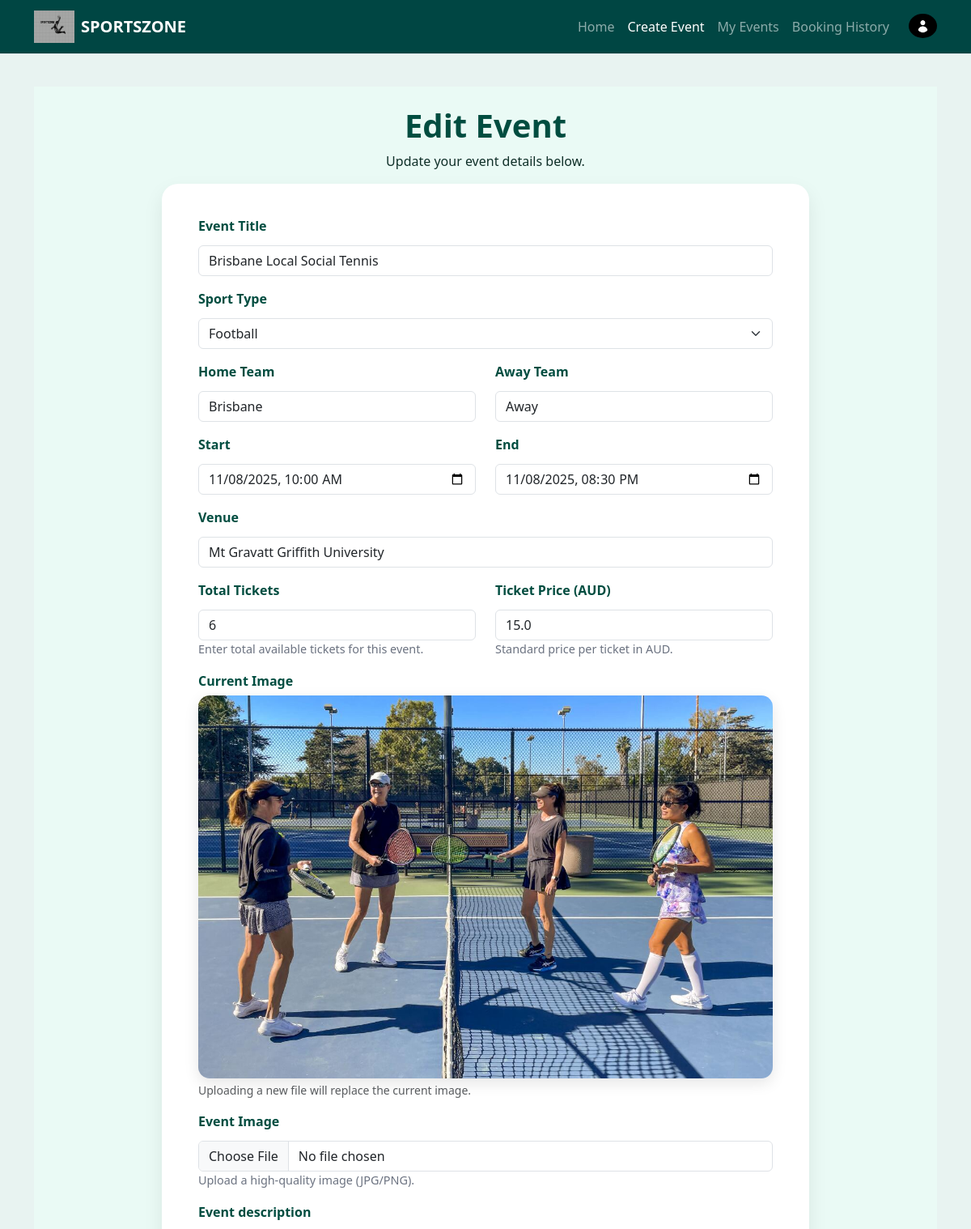
/create-event/3 (signed in, upper part), run on an earlier commit of the app's database.
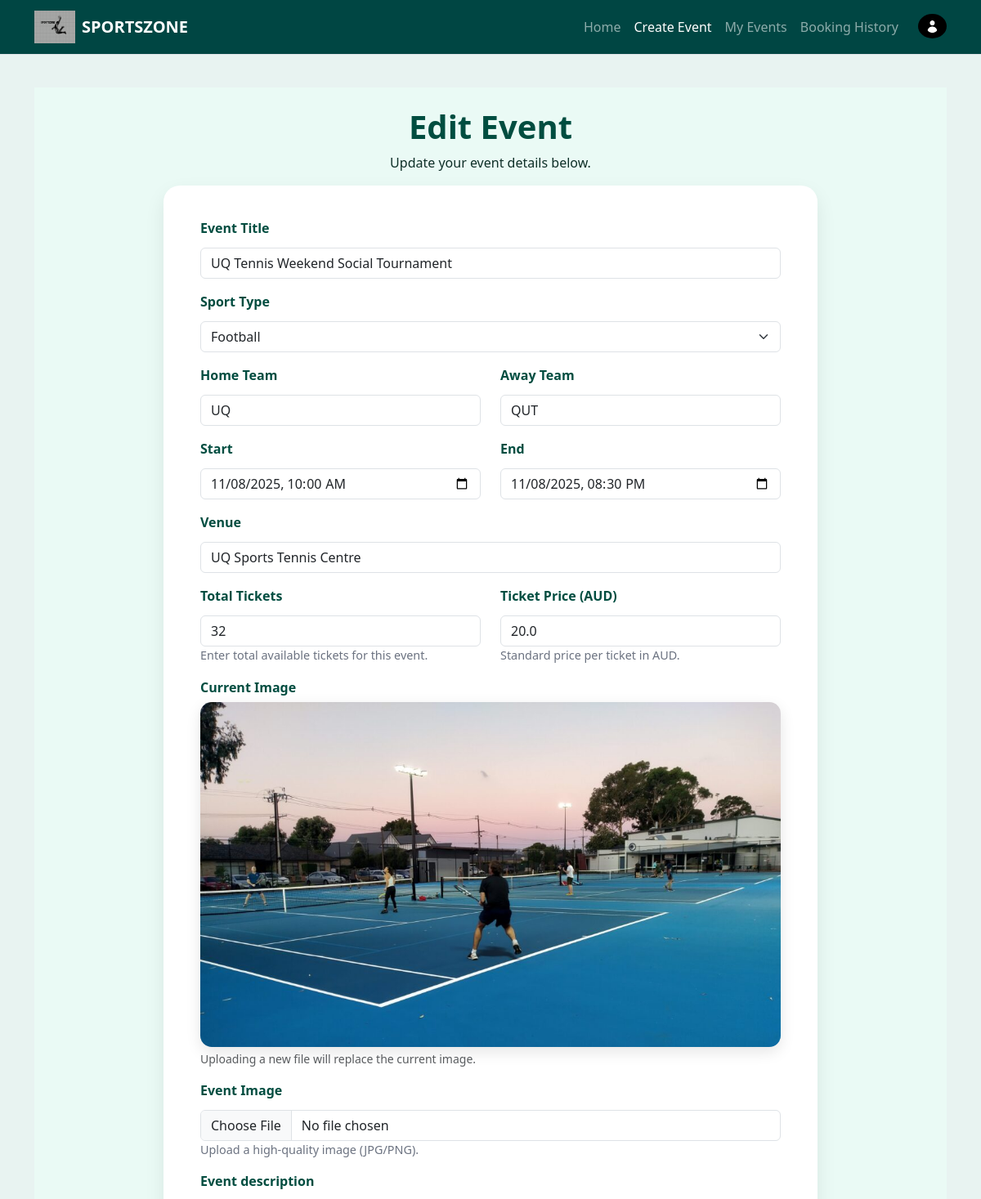
And on a later commit of the database.
### SportsZone/models.py (models this page shows, shortened)
class Event(db.Model):
    __tablename__ = "events"
    id = db.Column(db.Integer, primary_key=True)
    user_id = db.Column(db.Integer, db.ForeignKey("users.id"), nullable=False)  # creator/owner
    venue_id = db.Column(db.Integer, db.ForeignKey("venues.id"))
    sports_type = db.Column(db.String(64), index=True)  # Football, Basketball, etc.
    event_title = db.Column(db.String(256), nullable=False)
    home_team_name = db.Column(db.String(64))
    away_team_name = db.Column(db.String(64))
    event_image = db.Column(db.String(256))  # filename in /static/img
    description = db.Column(db.Text)
    start_datetime = db.Column(db.DateTime, default=datetime.utcnow, nullable=False)
    end_datetime = db.Column(db.DateTime)
    status = db.Column(db.String(32), index=True, default="Open", nullable=False)
    total_tickets = db.Column(db.Integer, default=120, nullable=False)
    tickets_sold = db.Column(db.Integer, default=0, nullable=False)
    ticket_price = db.Column(db.Float, default=0.0, nullable=False)
    comments = db.relationship(
        "Comment", backref="event", lazy=True, cascade="all, delete-orphan"
    )
    bookings = db.relationship(
        "Booking", backref="event", lazy=True, cascade="all, delete-orphan"
    )

### SportsZone/views.py (the view, shortened to what this page needs)
@main_bp.route("/create-event/", methods=["GET", "POST"])
@main_bp.route("/create-event/<int:event_id>", methods=["GET", "POST"])
@login_required
def create_event(event_id: int | None = None):
    event = None
    if event_id:
        event = Event.query.get_or_404(event_id)
        if event.user_id != current_user.id:
            flash("You can only edit events you created.", "danger")
            return redirect(url_for("main.my_events"))
    form = EventForm(obj=event) if event else EventForm()
    if event and request.method == "GET":
        form.venue.data = event.venue.venue_name if event.venue else ""
        form.home_team.data = event.home_team_name or ""
        form.away_team.data = event.away_team_name or ""
    page_title = "Edit Event" if event else "Create Event"
    return render_template("create_event.html", form=form, event=event, title=page_title)

### SportsZone/templates/create_event.html (shortened to what this page needs)
{% extends "base.html" %}
{% block body %}
{% macro field_row(field, type='text', placeholder='', rows=None, help_text=None, extra_class='') -%}
  {% set invalid = ' is-invalid' if field.errors else '' %}
  <div class="mb-3">
    <label class="form-label">{{ field.label }}</label>
    {% if rows %}
      {{ field(class="form-control" ~ invalid ~ " " ~ extra_class, rows=rows, placeholder=placeholder) }}
    {% elif field.type == 'SelectField' %}
      {{ field(class="form-select" ~ invalid ~ " " ~ extra_class) }}
    {% elif field.type == 'FileField' %}
      {{ field(class="form-control" ~ invalid ~ " " ~ extra_class) }}
    {% else %}
      {{ field(class="form-control" ~ invalid ~ " " ~ extra_class, placeholder=placeholder) }}
    {% endif %}
    {% if help_text %}
      <div class="help-text">{{ help_text }}</div>
    {% endif %}
  </div>
{%- endmacro %}
<div class="create-event-page py-4">
  <div class="content-wrap">
    <div class="page-header text-center mb-3">
      {% if event %}
        <h1>Edit Event</h1>
        <p>Update your event details below.</p>
      {% else %}
        <h1>Create Event</h1>
        <p>Fill out the details to publish your sports event on SportsZone.</p>
      {% endif %}
    </div>
    <div class="form-section">
      <form method="POST" enctype="multipart/form-data">
        {{ field_row(form.event_title, placeholder="e.g. Real Madrid vs Barcelona") }}
        {{ field_row(form.sport_type) }}
        <div class="row">
          <div class="col-md-6">
            {{ field_row(form.home_team, placeholder="Home team") }}
          </div>
          <div class="col-md-6">
            {{ field_row(form.away_team, placeholder="Away team") }}
          </div>
        </div>
        <div class="row">
          <div class="col-md-6">
            {{ field_row(form.start_datetime) }}
          </div>
          <div class="col-md-6">
            {{ field_row(form.end_datetime) }}
          </div>
        </div>
        {{ field_row(form.venue, placeholder="Venue name or stadium") }}
        <div class="row">
          <div class="col-md-6">
            {{ field_row(form.total_tickets, help_text="Enter total available tickets for this event.") }}
          </div>
          <div class="col-md-6">
            {{ field_row(form.ticket_price, help_text="Standard price per ticket in AUD.") }}
          </div>
        </div>
        {% if event and event.event_image %}
          <div class="mb-3">
            <label class="form-label d-block">Current Image</label>
            <div class="current-image">
              <img src="{{ url_for('static', filename='img/' ~ event.event_image) }}" class="img-fluid" alt="{{ event.event_title }}">
            </div>
            <div class="form-text mt-1">Uploading a new file will replace the current image.</div>
          </div>
        {% endif %}
        {{ field_row(form.image, help_text="Upload a high-quality image (JPG/PNG).") }}
        {{ field_row(form.description, rows=5, placeholder="Write a short description…") }}
      </form>
    </div>
  </div>
</div>
{% endblock %}

What changed in the data, as far as the page shows it:
changed Event: event_title "Brisbane Local Social Tennis" → "UQ Tennis Weekend Social Tournament"; venue "Mt Gravatt Griffith University" → "UQ Sports Tennis Centre"; total_tickets "6" → "32"; ticket_price "15.0" → "20.0"; event_image: a different picture
Also different on the page:
form field home_team: "Brisbane" → "UQ"
form field away_team: "Away" → "QUT"
